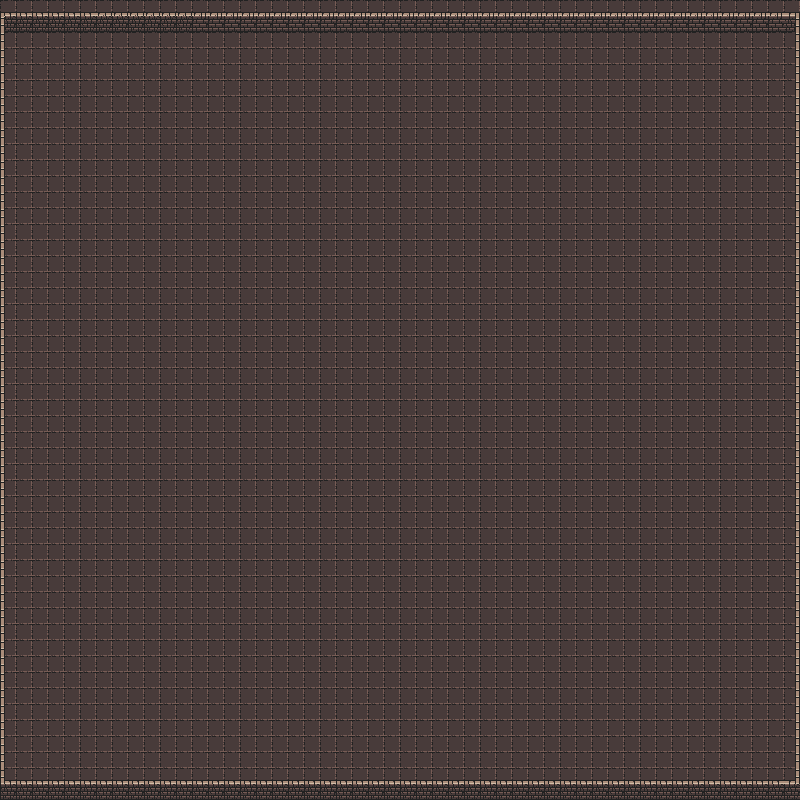

This game map was drawn from its Tiled (.tmx) file and the tilesets committed beside it. A one-line description and the trimmed map source follow:
An orthogonal 50x50 tile map with 16x16 px tiles, 2 tile layers (Ground, Walls).

<map version="1.8" tiledversion="1.8.4" orientation="orthogonal" renderorder="right-down" width="50" height="50" tilewidth="16" tileheight="16" infinite="0" nextlayerid="3" nextobjectid="1">
 <editorsettings>
  <export target="../public/tiles/dungeon2.json" format="json" />
 </editorsettings>
 <tileset firstgid="1" name="dungeon" tilewidth="16" tileheight="16" tilecount="1024" columns="32">
  <image source="../public/tiles/dungeon.png" width="512" height="512" />
  <tile id="1">
   <properties>
    <property name="collides" type="bool" value="true" />
   </properties>
  </tile>
  <tile id="2">
   <properties>
    <property name="collides" type="bool" value="true" />
   </properties>
  </tile>
  <tile id="3">
   <properties>
    <property name="collides" type="bool" value="true" />
   </properties>
  </tile>
  <tile id="33">
   <properties>
    <property name="collides" type="bool" value="true" />
   </properties>
  </tile>
  <tile id="34">
   <properties>
    <property name="collides" type="bool" value="true" />
   </properties>
  </tile>
  <tile id="35">
   <properties>
    <property name="collides" type="bool" value="true" />
   </properties>
  </tile>
  <tile id="224">
   <properties>
    <property name="collides" type="bool" value="true" />
   </properties>
  </tile>
  <tile id="225">
   <properties>
    <property name="collides" type="bool" value="true" />
   </properties>
  </tile>
  <tile id="226">
   <properties>
    <property name="collides" type="bool" value="true" />
   </properties>
  </tile>
  <tile id="227">
   <properties>
    <property name="collides" type="bool" value="true" />
   </properties>
  </tile>
  <tile id="256">
   <properties>
    <property name="collides" type="bool" value="true" />
   </properties>
  </tile>
  <tile id="257">
   <properties>
    <property name="collides" type="bool" value="true" />
   </properties>
  </tile>
  <tile id="258">
   <properties>
    <property name="collides" type="bool" value="true" />
   </properties>
  </tile>
  <tile id="259">
   <properties>
    <property name="collides" type="bool" value="true" />
   </properties>
  </tile>
  <tile id="260">
   <properties>
    <property name="collides" type="bool" value="true" />
   </properties>
  </tile>
  <tile id="261">
   <properties>
    <property name="collides" type="bool" value="true" />
   </properties>
  </tile>
  <tile id="288">
   <properties>
    <property name="collides" type="bool" value="true" />
   </properties>
  </tile>
  <tile id="289">
   <properties>
    <property name="collides" type="bool" value="true" />
   </properties>
  </tile>
  <tile id="290">
   <properties>
    <property name="collides" type="bool" value="true" />
   </properties>
  </tile>
  <tile id="291">
   <properties>
    <property name="collides" type="bool" value="true" />
   </properties>
  </tile>
  <tile id="292">
   <properties>
    <property name="collides" type="bool" value="true" />
   </properties>
  </tile>
  <tile id="293">
   <properties>
    <property name="collides" type="bool" value="true" />
   </properties>
  </tile>
  <tile id="322">
   <properties>
    <property name="collides" type="bool" value="true" />
   </properties>
  </tile>
  <tile id="323">
   <properties>
    <property name="collides" type="bool" value="true" />
   </properties>
  </tile>
 </tileset>
 <layer id="1" name="Ground" width="50" height="50">
  <data>[2500 cells, 2500 non-empty, 1 distinct tile ids]</data>
 </layer>
 <layer id="2" name="Walls" width="50" height="50">
  <data>[2500 cells, 292 non-empty, 12 distinct tile ids]</data>
 </layer>
</map>
